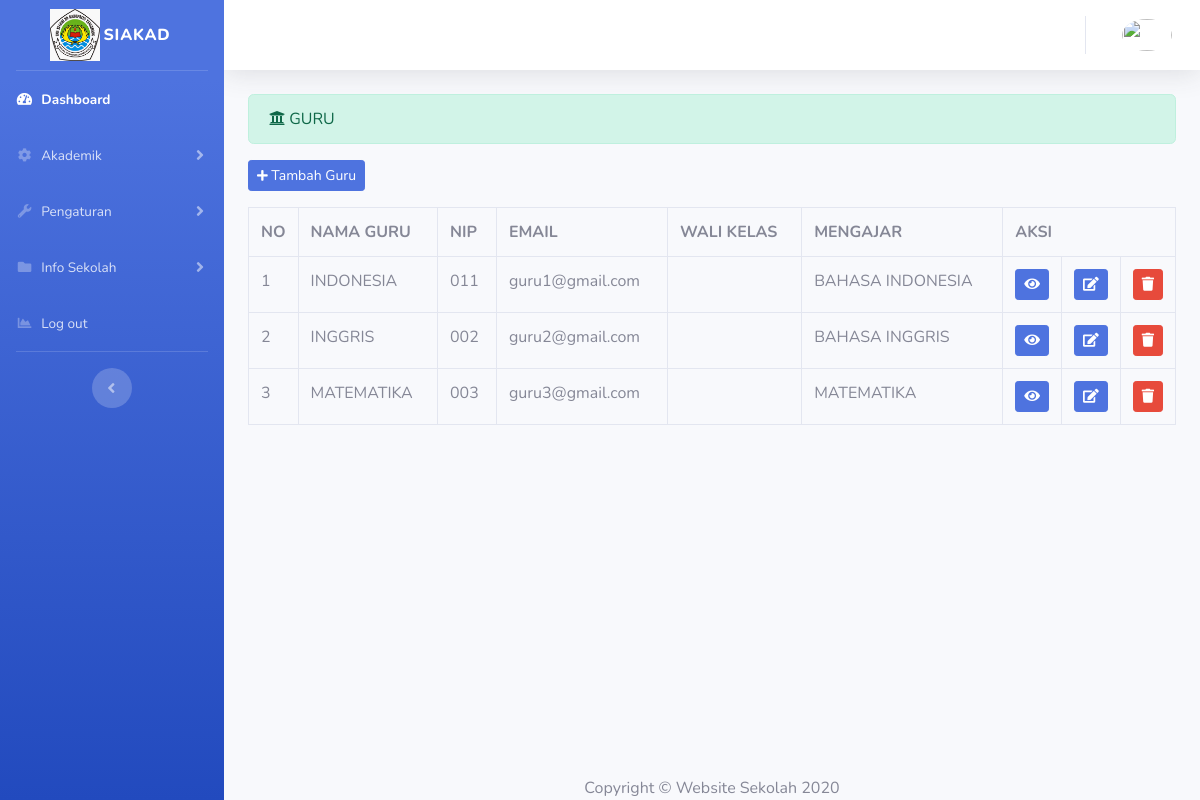
Page /index.php/administrator/guru on the committed database.
### tables this page shows
CREATE TABLE `data_guru` (
  `id_guru` int(11) NOT NULL,
  `name` varchar(128) NOT NULL,
  `email` varchar(128) NOT NULL,
  `password` varchar(128) NOT NULL,
  `date_created` int(11) NOT NULL,
  `tempat_lahir` varchar(128) NOT NULL,
  `tanggal_lahir` date NOT NULL,
  `nip` varchar(20) NOT NULL,
  `mengajar` varchar(128) NOT NULL,
  `hp` varchar(15) NOT NULL,
  `alamat` varchar(255) NOT NULL,
  `rtrw` varchar(11) NOT NULL,
  `kel` varchar(128) NOT NULL,
  `kec` varchar(128) NOT NULL,
  `kab` varchar(128) NOT NULL,
  `prov` varchar(128) NOT NULL,
  `kode_p` varchar(15) NOT NULL,
  `kelamin` varchar(11) NOT NULL,
  `agama` varchar(11) NOT NULL,
  `image` varchar(128) NOT NULL,
  `wali_kelas` varchar(20) NOT NULL
);

### application/controllers/administrator/guru.php (called while the page is built, shortened)
<?php
class Guru extends CI_Controller
{
    public function index()
    {
        $data = $this->user_model->ambil_data($this->session->userdata['username']);
        $data = array(  'username' => $data->username,
                        'role_id' => $data->role_id,
                    );
        $data['data_guru'] = $this->guru_model->tampil_data('data_guru')->result();
        $this->load->view('templates_administrator/header');
        $this->load->view('templates_administrator/sidebar', $data);
        $this->load->view('administrator/guru',$data);
        $this->load->view('templates_administrator/footer');
    }
}

### index.php (called while the page is built, shortened)
<?php
require_once BASEPATH.'core/CodeIgniter.php';

### application/models/guru_model.php (called while the page is built, shortened)
<?php
class Guru_model extends CI_Model
{
    public function tampil_data($table)
    {
        return $this->db->get($table);
    }
}

### application/views/administrator/guru.php (the view, shortened to what this page needs)
<div class="container-fluid">
<div class="alert alert-success" role="alert">
    <i class="fas fa-university"></i> GURU
</div>
<?php echo anchor('administrator/guru/tambah_guru','<button class="btn btn-sm btn-primary mb-3"><i class="fas fa-plus fa-sm"></i> Tambah Guru</button>')?>
<table class="table table-bordered table=striped table-hover">
  <tr>
    <th>NO</th>
    <th>NAMA GURU</th>
    <th>NIP</th>
    <th>EMAIL</th>
    <th>WALI KELAS</th>
    <th>MENGAJAR</th>
    <th colspan="3">AKSI</th>
  </tr>
  <?php
  $no = 1;
  foreach ($data_guru as $s) : ?>
    <tr>
      <td width="20px"><?php echo $no++ ?></td>
      <td><?php echo $s->name ?></td>
      <td><?php echo $s->nip ?></td>
      <td><?php echo $s->email ?></td>
      <td><?php echo $s->wali_kelas ?></td>
      <td><?php echo $s->mengajar ?></td>
      <td width="20px"><?php echo anchor('administrator/guru/detail/'.$s->id_guru,'<div class="btn btn-sm btn-primary"><i class="fa fa-eye"></i></div></td>')?>
      <td width="20px"><?php echo anchor('administrator/guru/update/'.$s->id_guru,'<div class="btn btn-sm btn-primary"><i class="fa fa-edit"></i></div></td>')?>
      <td width="20px"><?php echo anchor('administrator/guru/delete/'.$s->id_guru,'<div class="btn btn-sm btn-danger"><i class="fa fa-trash"></i></div></td>')?>
    </tr>
  <?php endforeach; ?>
  </table>
</div>
</div>
<div class="container my-auto">
    <div class="copyright text-center my-auto">
      <span>Copyright © Website Sekolah 2020</span>
    </div>
  </div>

### rows in the picture
data_guru: name "INDONESIA", nip "011", email "guru1@gmail.com", mengajar "BAHASA INDONESIA"
data_guru: name "INGGRIS", nip "002", email "guru2@gmail.com", mengajar "BAHASA INGGRIS"
data_guru: name "MATEMATIKA", nip "003", email "guru3@gmail.com", mengajar "MATEMATIKA"
